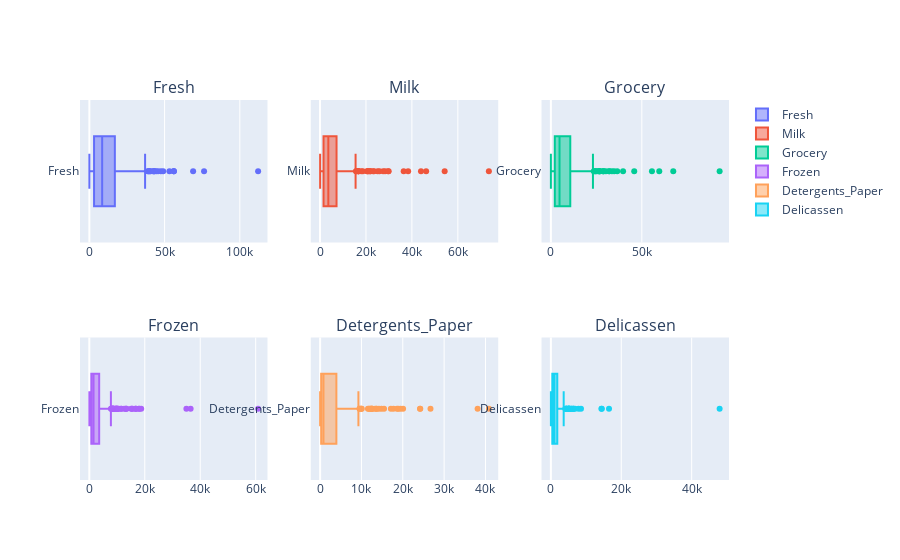

Notebook cell for this chart:
### Code cell
cat = customers.drop(columns=['Region','Channel']).columns
fig = make_subplots(rows=2,cols=3,subplot_titles=cat)
for index, value in enumerate(cat):
    row = index//3 + 1
    col = index%3 + 1
    fig.add_trace(go.Box(x=customers[value],name=value),row=row,col=col,)
fig.show()

### Figure 1 — Plotly figure (JSON) as saved in the notebook; plotly's stock layout.template omitted (floating-point values rounded to 4 significant figures; data arrays with more than 128 entries replaced by an {"elided": "..."} marker saying what was removed)
{"data": [{"name": "Fresh", "type": "box", "x": {"elided": "440 int values"}, "xaxis": "x", "yaxis": "y"}, {"name": "Milk", "type": "box", "x": {"elided": "440 int values"}, "xaxis": "x2", "yaxis": "y2"}, {"name": "Grocery", "type": "box", "x": {"elided": "440 int values"}, "xaxis": "x3", "yaxis": "y3"}, {"name": "Frozen", "type": "box", "x": {"elided": "440 int values"}, "xaxis": "x4", "yaxis": "y4"}, {"name": "Detergents_Paper", "type": "box", "x": {"elided": "440 int values"}, "xaxis": "x5", "yaxis": "y5"}, {"name": "Delicassen", "type": "box", "x": {"elided": "440 int values"}, "xaxis": "x6", "yaxis": "y6"}], "layout": {"annotations": [{"font": {"size": 16}, "showarrow": false, "text": "Fresh", "x": 0.1444, "xanchor": "center", "xref": "paper", "y": 1, "yanchor": "bottom", "yref": "paper"}, {"font": {"size": 16}, "showarrow": false, "text": "Milk", "x": 0.5, "xanchor": "center", "xref": "paper", "y": 1, "yanchor": "bottom", "yref": "paper"}, {"font": {"size": 16}, "showarrow": false, "text": "Grocery", "x": 0.8556, "xanchor": "center", "xref": "paper", "y": 1, "yanchor": "bottom", "yref": "paper"}, {"font": {"size": 16}, "showarrow": false, "text": "Frozen", "x": 0.1444, "xanchor": "center", "xref": "paper", "y": 0.375, "yanchor": "bottom", "yref": "paper"}, {"font": {"size": 16}, "showarrow": false, "text": "Detergents_Paper", "x": 0.5, "xanchor": "center", "xref": "paper", "y": 0.375, "yanchor": "bottom", "yref": "paper"}, {"font": {"size": 16}, "showarrow": false, "text": "Delicassen", "x": 0.8556, "xanchor": "center", "xref": "paper", "y": 0.375, "yanchor": "bottom", "yref": "paper"}], "xaxis": {"anchor": "y", "domain": [0, 0.2889]}, "xaxis2": {"anchor": "y2", "domain": [0.3556, 0.6444]}, "xaxis3": {"anchor": "y3", "domain": [0.7111, 1]}, "xaxis4": {"anchor": "y4", "domain": [0, 0.2889]}, "xaxis5": {"anchor": "y5", "domain": [0.3556, 0.6444]}, "xaxis6": {"anchor": "y6", "domain": [0.7111, 1]}, "yaxis": {"anchor": "x", "domain": [0.625, 1]}, "yaxis2": {"anchor": "x2", "domain": [0.625, 1]}, "yaxis3": {"anchor": "x3", "domain": [0.625, 1]}, "yaxis4": {"anchor": "x4", "domain": [0, 0.375]}, "yaxis5": {"anchor": "x5", "domain": [0, 0.375]}, "yaxis6": {"anchor": "x6", "domain": [0, 0.375]}}}
